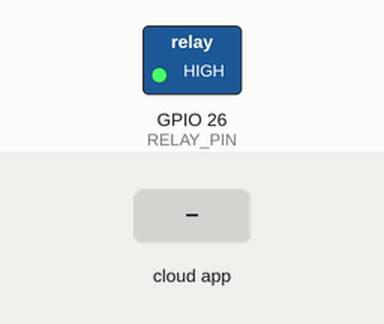
This sketch was run on a simulated ESP32. Shown: switched loads named in the sketch (green lamp = pin HIGH). The test bench sets the inputs (shaded band). WiFi joins after 1.5 s; servers stay silent unless stated; no MQTT or app messages arrive unless stated; what the sketch prints to the serial monitor is not drawn.

Above: at 3.7 s.
3.8 s: the phone or cloud app sets bulb to ON
At 4.4 s:
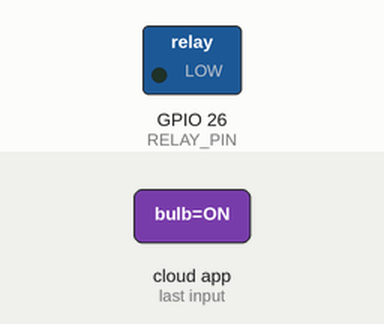
5.3 s: the phone or cloud app sets bulb to OFF
At 5.8 s:
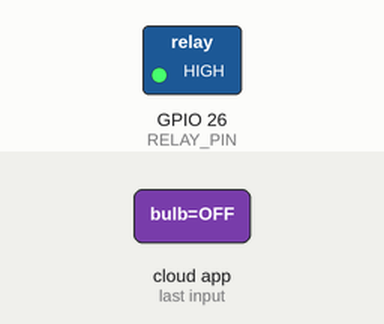
Timing chart, 0 to 8.3 s (numbered marks = the images above; inputs shaded):
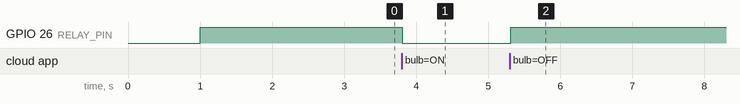

Measured:
- after the input at 3.8 s, GPIO 26 (RELAY_PIN): HIGH → LOW at once
- after the input at 5.3 s, GPIO 26 (RELAY_PIN): LOW → HIGH at once

The sketch:

task2.ino
```cpp
#include <WiFi.h>
#include "Adafruit_MQTT.h"
#include "Adafruit_MQTT_Client.h"

// =====================================================
// Wi-Fi credentials
// =====================================================
#define WIFI_SSID     "protosem"
#define WIFI_PASSWORD "Proto#123"

// =====================================================
// Adafruit IO credentials
// =====================================================
#define AIO_SERVER      "io.adafruit.com"
#define AIO_SERVERPORT  1883
#define AIO_USERNAME    "sudhiksha"
#define AIO_KEY         "aio_vYLz34Z5c8sEfr7fSV3n81idu6Of"

// =====================================================
// Relay
// =====================================================
#define RELAY_PIN 26

// =====================================================
// MQTT setup
// =====================================================
WiFiClient client;

Adafruit_MQTT_Client mqtt(
  &client,
  AIO_SERVER,
  AIO_SERVERPORT,
  AIO_USERNAME,
  AIO_KEY
);

// =====================================================
// MQTT feed
// Change "bulb" if your Adafruit IO feed has another name
// =====================================================
Adafruit_MQTT_Subscribe bulb = Adafruit_MQTT_Subscribe(
  &mqtt,
  AIO_USERNAME "/feeds/bulb"
);


// =====================================================
// Connect to Wi-Fi
// =====================================================
void connectWiFi() {

  Serial.print("Connecting to Wi-Fi");

  WiFi.begin(WIFI_SSID, WIFI_PASSWORD);

  while (WiFi.status() != WL_CONNECTED) {
    delay(500);
    Serial.print(".");
  }

  Serial.println();
  Serial.println("Wi-Fi connected!");
  Serial.print("IP address: ");
  Serial.println(WiFi.localIP());
}


// =====================================================
// Connect to MQTT
// =====================================================
void connectMQTT() {

  Serial.print("Connecting to Adafruit IO MQTT...");

  int8_t ret;

  while ((ret = mqtt.connect()) != 0) {

    Serial.println(mqtt.connectErrorString(ret));

    mqtt.disconnect();

    delay(5000);

    Serial.println("Retrying MQTT connection...");
  }

  Serial.println();
  Serial.println("MQTT connected!");
}


// =====================================================
// SETUP
// =====================================================
void setup() {

  Serial.begin(115200);

  delay(1000);

  Serial.println();
  Serial.println("================================");
  Serial.println("ESP32 MQTT BULB CONTROLLER");
  Serial.println("================================");

  // ---------------------------------------------------
  // Relay setup
  // Active-LOW relay:
  // LOW  = ON
  // HIGH = OFF
  // ---------------------------------------------------
  pinMode(RELAY_PIN, OUTPUT);

  // Keep bulb OFF when ESP32 starts
  digitalWrite(RELAY_PIN, HIGH);

  Serial.println("Relay initialized: OFF");

  // ---------------------------------------------------
  // Connect Wi-Fi
  // ---------------------------------------------------
  connectWiFi();

  // ---------------------------------------------------
  // Subscribe to MQTT feed
  // ---------------------------------------------------
  mqtt.subscribe(&bulb);

  // ---------------------------------------------------
  // Connect MQTT
  // ---------------------------------------------------
  connectMQTT();
}


// =====================================================
// LOOP
// =====================================================
void loop() {

  // ---------------------------------------------------
  // Reconnect MQTT if connection is lost
  // ---------------------------------------------------
  if (!mqtt.connected()) {
    connectMQTT();
  }

  // ---------------------------------------------------
  // Read MQTT messages
  // ---------------------------------------------------
  Adafruit_MQTT_Subscribe *subscription;

  while ((subscription = mqtt.readSubscription(1000)) != NULL) {

    // Check if message came from the bulb feed
    if (subscription == &bulb) {

      String value = (char *)bulb.lastread;

      // Remove unwanted spaces/newlines
      value.trim();

      // Convert to uppercase
      value.toUpperCase();

      Serial.print("Received: ");
      Serial.println(value);

      // -------------------------------------------------
      // BULB ON
      // Active-LOW relay -> LOW turns relay ON
      // -------------------------------------------------
      if (value == "ON") {

        digitalWrite(RELAY_PIN, LOW);

        Serial.println("GPIO 23 = LOW -> BULB ON");
      }

      // -------------------------------------------------
      // BULB OFF
      // Active-LOW relay -> HIGH turns relay OFF
      // -------------------------------------------------
      else if (value == "OFF") {

        digitalWrite(RELAY_PIN, HIGH);

        Serial.println("GPIO 23 = HIGH -> BULB OFF");
      }

      // -------------------------------------------------
      // Invalid command
      // -------------------------------------------------
      else {

        Serial.println("Unknown command. Use ON or OFF.");
      }
    }
  }
}
```
